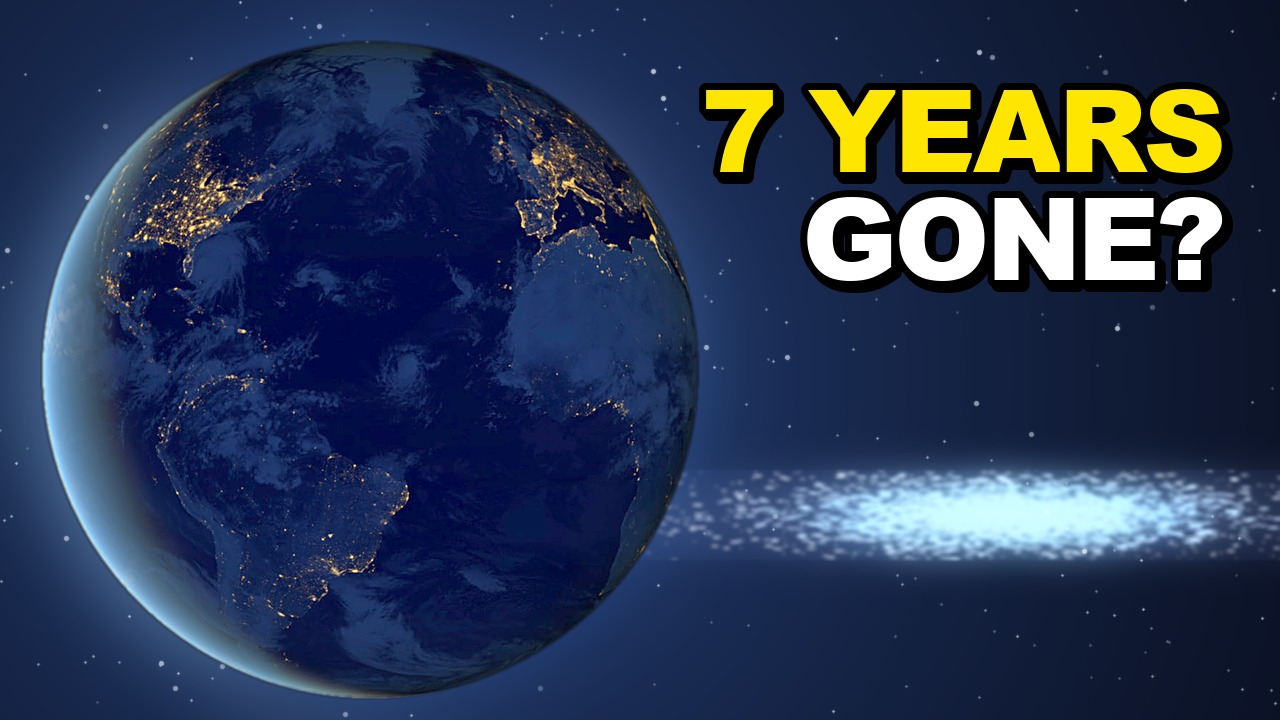
#> input picture 02_Video-Projects/024_What-Happens-If-You-Travel-Near-Light-Speed/08_Thumbnail/abc_v01/light_speed_thumb_A_7-years-gone.jpg, 1280 x 720 px, given in place of _starfield_frame.png, which was not available
$ python _build_light_speed_thumbs_v03.py
#> lines starting #> are read from the running program, lines starting #| are printed output that depends on the picture; after the words box and inside, x2 and y2 are one past the last pixel; in counts of white or black regions, pixels touching at a corner belong together; pictures that were not available may be replaced by others from this repository, and a replacement may not be noted
### 02_Video-Projects/024_What-Happens-If-You-Travel-Near-Light-Speed/08_Thumbnail/_build_light_speed_thumbs_v01.py
#!/usr/bin/env python3
"""024 light-speed long thumbnails A/B/C v01 (J0047; brief THUMB_BRIEF_v01.md, Claude 8 Oct).

A  7 YEARS GONE?   NASA Black Marble night Earth (GSFC_20171208_Archive_e001593) on the left,
                   a blue star streak from the `starfield` graphic on the right.
B  YOU AGE SLOWER  NASA ISS orbital sunrise over Earth's limb (iss071e439624), limb in the lower half.
C  ONE-WAY TRIP    `starfield` graphic (graphics_v03, 26.5 s) dense blue core, slightly left of centre.

Words from the locked script v02. Rules: THUMBNAIL_AND_TITLE_RULES.md §2 / §2.A (no Orbit, subject
>= 1/3 of frame, near-black <= 30%, ~82 px text line on 720, text off the subject and out of the
bottom-right, yellow hook word, Arial Black). Title it sits under: "What Happens If You Travel Near Light Speed?".

  python3 _build_light_speed_thumbs_v01.py
"""
from __future__ import annotations

import json
import random
import subprocess
import sys
from pathlib import Path

import numpy as np
from PIL import Image, ImageChops, ImageDraw, ImageEnhance, ImageFilter, ImageFont

Image.MAX_IMAGE_PIXELS = None
HERE = Path(__file__).resolve().parent
REPO = HERE.parents[2]
EDIT = HERE.parent / "07_Edit-Project"
POOL = EDIT / "nasa_pool_v01" / "024_harvest_v01"
EARTH = POOL / "GSFC_20171208_Archive_e001593.jpg"
LIMB = POOL / "iss071e439624.jpg"
STARFIELD = EDIT / "graphics_v03" / "starfield.mp4"
STARFIELD_T = 26.5
OUT = HERE / "abc_v01"
W, H = 1280, 720
FONT_PATHS = [
    "/System/Library/Fonts/Supplemental/Arial Black.ttf",
    "/Library/Fonts/Arial Black.ttf",
]
YELLOW = (255, 230, 0)
WHITE = (255, 255, 255)
BLACK = (0, 0, 0)
STROKE = 7
CAP_TARGET = 82
TRACK = -4
MIN_GAP = 24

VARIANTS = [
    ("A", "7-years-gone", ["7 YEARS", "GONE?"], "7 YEARS"),
    ("B", "you-age-slower", ["YOU AGE", "SLOWER"], "SLOWER"),
    ("C", "one-way-trip", ["ONE-WAY", "TRIP"], "ONE-WAY"),
]


# [5 lines left out: function font, not called in this run]


def arr(img: Image.Image) -> np.ndarray:
    return np.asarray(img, dtype=np.float32)


def img(a: np.ndarray) -> Image.Image:
    return Image.fromarray(a.clip(0, 255).astype(np.uint8))


def screen(a: np.ndarray, b: np.ndarray) -> np.ndarray:
    return 255 - (255 - a) * (255 - b) / 255


def lift(a: np.ndarray, gamma: float) -> np.ndarray:
    return 255 * (a / 255) ** gamma


def glow_bg(cx: float, cy: float, reach: float, rgb_lo, rgb_hi, seed: int, stars: int = 320) -> np.ndarray:
    yy, xx = np.mgrid[0:H, 0:W].astype(np.float32)
    g = np.clip(1.0 - np.hypot(xx - cx, yy - cy) / reach, 0, 1) ** 1.5
    lo, hi = np.array(rgb_lo, np.float32), np.array(rgb_hi, np.float32)
    base = lo + (hi - lo) * g[..., None]
    rng = random.Random(seed)
    s = Image.new("L", (W, H), 0)
    sd = ImageDraw.Draw(s)
    for _ in range(stars):
        x, y = rng.randrange(W), rng.randrange(H)
        r = 1 if rng.random() < 0.85 else 2
        sd.ellipse((x - r, y - r, x + r, y + r), fill=rng.randint(60, 200))
    s = arr(s.filter(ImageFilter.GaussianBlur(0.6)))[..., None] / 255
    return base * (1 - s) + np.array([230, 238, 255], np.float32) * s


def starfield_frame() -> Image.Image:
    tmp = OUT / "_starfield_frame.png"
    subprocess.run(["ffmpeg", "-v", "error", "-y", "-ss", str(STARFIELD_T), "-i", str(STARFIELD),
                    "-frames:v", "1", str(tmp)], check=True)
    im = Image.open(tmp).convert("RGB")
    tmp.unlink()
    return im


# ---- A: night Earth + star streak -------------------------------------------------
A_D = 660
A_CX, A_CY = 40 + A_D // 2, H // 2 + 10


def variant_a(sf: Image.Image) -> tuple[Image.Image, tuple]:
    src = Image.open(EARTH).convert("RGB")
    box = src.convert("L").point(lambda v: 255 if v > 6 else 0).getbbox()
    side = max(box[2] - box[0], box[3] - box[1])
    cx, cy = (box[0] + box[2]) // 2, (box[1] + box[3]) // 2
    g = src.crop((cx - side // 2, cy - side // 2, cx + side // 2, cy + side // 2)).resize((A_D, A_D), Image.LANCZOS)
    g = img(lift(arr(g), 0.62))
    g = ImageEnhance.Color(g).enhance(1.25)
    g = ImageEnhance.Contrast(g).enhance(1.08).filter(ImageFilter.UnsharpMask(radius=2, percent=60, threshold=2))

    bg = glow_bg(A_CX + 40, A_CY, W * 0.85, (10, 16, 34), (40, 70, 130), seed=241)
    # star streak: the starfield core squeezed into a thin horizontal band, motion-blurred
    core = sf.crop((sf.width // 2 - 360, sf.height // 2 - 220, sf.width // 2 + 360, sf.height // 2 + 220))
    streak = core.resize((900, 90), Image.LANCZOS).filter(ImageFilter.BoxBlur(2))
    streak = img(arr(streak) * 1.4)
    band = np.zeros((H, W, 3), np.float32)
    sx, sy = 560, 470
    band_img = img(band)
    band_img.paste(streak, (sx, sy))
    band = arr(band_img.filter(ImageFilter.GaussianBlur(1.2)))
    band = screen(band, arr(band_img.filter(ImageFilter.GaussianBlur(18))) * 0.9)
    bg = screen(bg, band)

    tmp = Image.new("RGB", (W, H), BLACK)
    mask = Image.new("L", (A_D, A_D), 0)
    ImageDraw.Draw(mask).ellipse((2, 2, A_D - 3, A_D - 3), fill=255)
    mask = mask.filter(ImageFilter.GaussianBlur(1.5))
    tmp.paste(g, (A_CX - A_D // 2, A_CY - A_D // 2), mask)
    planet = Image.new("L", (W, H), 0)
    planet.paste(mask, (A_CX - A_D // 2, A_CY - A_D // 2))
    rim = arr(tmp.filter(ImageFilter.GaussianBlur(40))) * 0.9
    out = img(screen(bg, rim))
    return Image.composite(tmp, out, planet), ("circle", A_CX, A_CY, A_D / 2)


# ---- B: ISS orbital sunrise limb --------------------------------------------------
# [38 lines left out: functions variant_b, variant_c, not called in this run]


# ---- text -------------------------------------------------------------------------
def line_w(draw: ImageDraw.ImageDraw, ln: str, f) -> int:
    return int(sum(draw.textlength(ch, font=f) for ch in ln) + TRACK * (len(ln) - 1) + 2 * STROKE)


# [50 lines left out: functions draw_line, gap_to_subject, layout, place_text, not called in this run]


def near_black(im: Image.Image) -> float:
    return round(float((np.asarray(im.convert("L")) < 26).mean()), 3)


# [35 lines left out: function main, not called in this run]


# [2 lines that do not run on import are left out]

### 02_Video-Projects/024_What-Happens-If-You-Travel-Near-Light-Speed/08_Thumbnail/_build_light_speed_thumbs_v03.py
#!/usr/bin/env python3
"""024 light-speed long thumbnails v03 (J0098; thumb audit 9 Oct, item 2, rule §2.5: every thumb has a main
character). The film is the twin paradox, so each variant now shows a traveller.

A  7 YEARS GONE?   v01's night Earth + streak, with a small Voyager (PIA17049) at the head of the streak.
B  YOU AGE SLOWER  NASA spacewalk photo iss038e020263 (EVA 25, 24 Dec 2013), Earth's clouds behind.
                   No person is named on the thumb or in the listing.
C  ONE-WAY TRIP    NASA's Voyager illustration PIA17049 heading away from a small, distant Sun.

Text, font, tracking and the layout check come from v01. Sources live in the 024 pool
(nasa_pool_v01/024_harvest_v01; PIA17049 copied from the 026 pool).

  python3 _build_light_speed_thumbs_v03.py
"""
from __future__ import annotations

import json
import subprocess
import sys
from pathlib import Path

import numpy as np
from PIL import Image, ImageEnhance, ImageFilter

HERE = Path(__file__).resolve().parent
sys.path.insert(0, str(HERE))
import _build_light_speed_thumbs_v01 as v01  # noqa: E402

W, H = v01.W, v01.H
POOL = v01.POOL
ASTRONAUT = POOL / "iss038e020263.jpg"
VOYAGER = POOL / "PIA17049.jpg"
OUT = HERE / "abc_v03"
v01.OUT = OUT  # starfield_frame() writes its temp frame here


def voyager_layer(scale: float) -> Image.Image:
    """PIA17049 with its own star field dimmed out, so only the craft screens onto a new background."""
    im = Image.open(VOYAGER).convert("RGB")
    a = v01.arr(im)
    l = a.mean(-1)
    big = v01.arr(Image.fromarray(l.astype(np.uint8)).filter(ImageFilter.MaxFilter(9)).filter(ImageFilter.GaussianBlur(6)))
    keep = np.clip((big - 40) / 40, 0, 1)  # craft and booms are wide; lone stars fade out
    keep = v01.arr(Image.fromarray((keep * 255).astype(np.uint8)).filter(ImageFilter.MaxFilter(5))) / 255
    out = v01.img(a * keep[..., None])
    return out.resize((int(im.width * scale), int(im.height * scale)), Image.LANCZOS)


def craft_box(layer: Image.Image) -> tuple[int, int, int, int]:
    return Image.fromarray((v01.arr(layer).mean(-1) > 30).astype(np.uint8) * 255).getbbox()


# [7 lines left out: function sun_glow, not called in this run]


# ---- A: v01 night Earth + streak, small craft at the streak's head ---------------------
A_CRAFT_AT = (1105, 492)  # centre of the craft in thumb px; the streak's bright core sits behind it at ~1010


def variant_a(sf: Image.Image):
    base, subj = v01.variant_a(sf)
    layer = voyager_layer(0.30)
    bx = craft_box(layer)
    craft = layer.crop(bx)
    canvas = Image.new("RGB", (W, H), (0, 0, 0))
    x0 = A_CRAFT_AT[0] - craft.width // 2
    y0 = A_CRAFT_AT[1] - craft.height // 2
    canvas.paste(craft, (x0, y0))
    lit = v01.arr(canvas) * 1.3
    glow = v01.arr(canvas.filter(ImageFilter.GaussianBlur(10))) * 0.8
    out = v01.img(v01.screen(v01.screen(v01.arr(base), glow), lit))
    return out, subj, {"craft_box": [x0, y0, x0 + craft.width, y0 + craft.height]}


# ---- B: spacewalker with Earth behind --------------------------------------------------
B_CROP_Y0 = 0
TEXT_SHADE = (1010, 120, 430)  # centre x, y and reach of the soft darkening behind the words


def variant_b():
    src = Image.open(ASTRONAUT).convert("RGB")
    ch = src.width * 9 // 16
    im = src.crop((0, B_CROP_Y0, src.width, B_CROP_Y0 + ch)).resize((W, H), Image.LANCZOS)
    a = v01.arr(im)
    yy, xx = np.mgrid[0:H, 0:W].astype(np.float32)
    cx, cy, reach = TEXT_SHADE
    shade = np.clip(1 - np.hypot((xx - cx) / 1.4, yy - cy) / reach, 0, 1) ** 1.2
    a = a * (1 - 0.42 * shade[..., None])
    out = ImageEnhance.Contrast(v01.img(a)).enhance(1.05)
    out = ImageEnhance.Color(out).enhance(1.08).filter(ImageFilter.UnsharpMask(radius=2, percent=50, threshold=2))
    # helmet and visor (the face) in thumb px, measured on the source: centre ~(1758, 1544), radius ~860
    k = W / src.width
    return out, ("circle", 1758 * k, (1544 - B_CROP_Y0) * k, 860 * k)


# ---- C: Voyager leaving a small, distant Sun ------------------------------------------
C_SCALE = 1.0
C_SHIFT = (-170, 20)  # move the craft left so the words sit clear on the right
C_SUN = (120, 590, 9, 46)  # cx, cy, core radius, glow reach


# [13 lines left out: function variant_c, not called in this run]


def main() -> int:
    OUT.mkdir(parents=True, exist_ok=True)
    sf = v01.starfield_frame()
#> in starfield_frame, im is the input picture: PIL image 1280x720 RGB; mean R, G, B 40.9, 55.1, 84.1
    a_img, a_subj, a_extra = variant_a(sf)
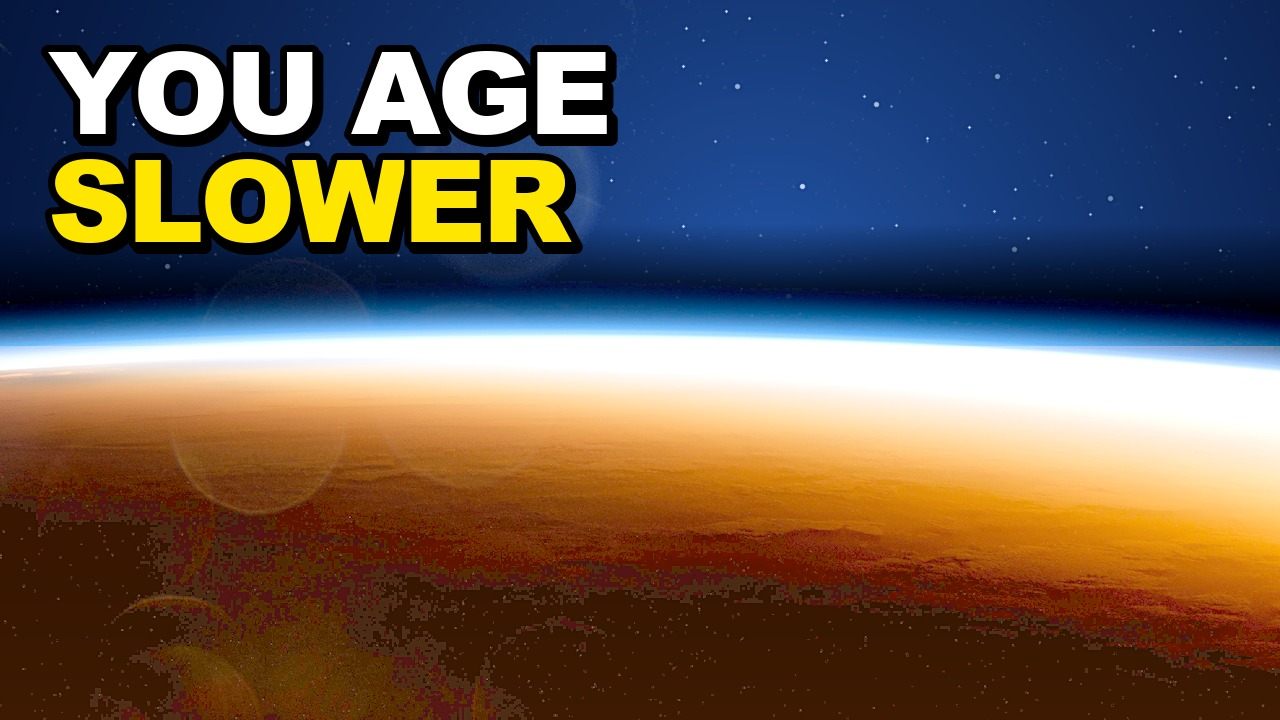
#> input picture 02_Video-Projects/024_What-Happens-If-You-Travel-Near-Light-Speed/08_Thumbnail/abc_v01/light_speed_thumb_B_you-age-slower.jpg, 1280 x 720 px, given in place of GSFC_20171208_Archive_e001593.jpg, which was not available
#> in variant_a, src is the input picture: PIL image 1280x720 RGB; mean R, G, B 100.8, 89, 82.3
#> in variant_a, `box = src.convert("L").point(lambda v: 255 if v > 6 else 0).getbbox()`: box = (0, 0, 1280, 720)
#> in variant_a, `side = max(box[2] - box[0], box[3] - box[1])`: side = 1280
#> in variant_a, `cx, cy = (box[0] + box[2]) // 2, (box[1] + box[3]) // 2`: cx = 640; cy = 360
#> in glow_bg, `s = Image.new("L", (W, H), 0)`: s: PIL image 1280x720 L; every value is 0
#> in variant_a, `band_img = img(band)`: band_img: PIL image 1280x720 RGB; every value is 0
#> in variant_a, `band_img = img(band)`: band: shape (720, 1280, 3) float32; every value is 0
#> in variant_a, `mask = Image.new("L", (A_D, A_D), 0)`: mask: PIL image 660x660 L; every value is 0
#> in variant_a, `ImageDraw.Draw(mask).ellipse((2, 2, A_D - 3, A_D - 3), fill=255)`:
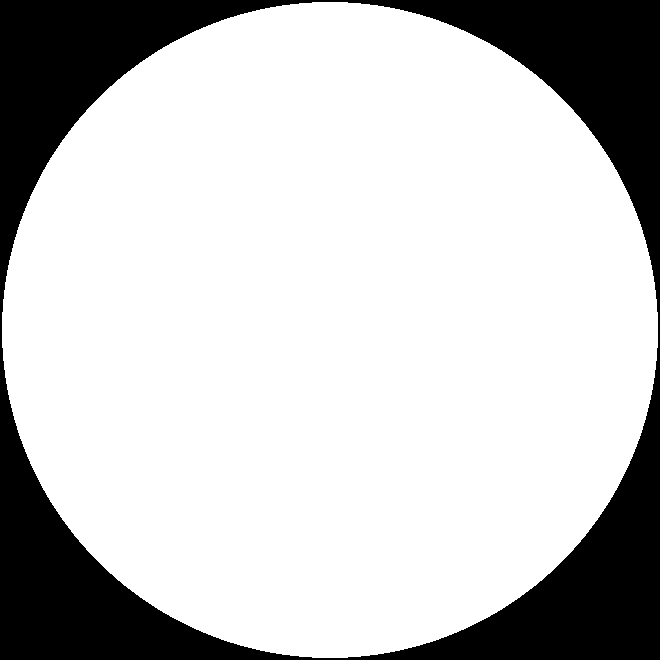
#> mask: PIL image 660x660 L; 77.6% white; 1 black region, box (x1, y1, x2, y2) and area: (0, 0, 660, 660) 97712
#> in variant_a, `base, subj = v01.variant_a(sf)`:
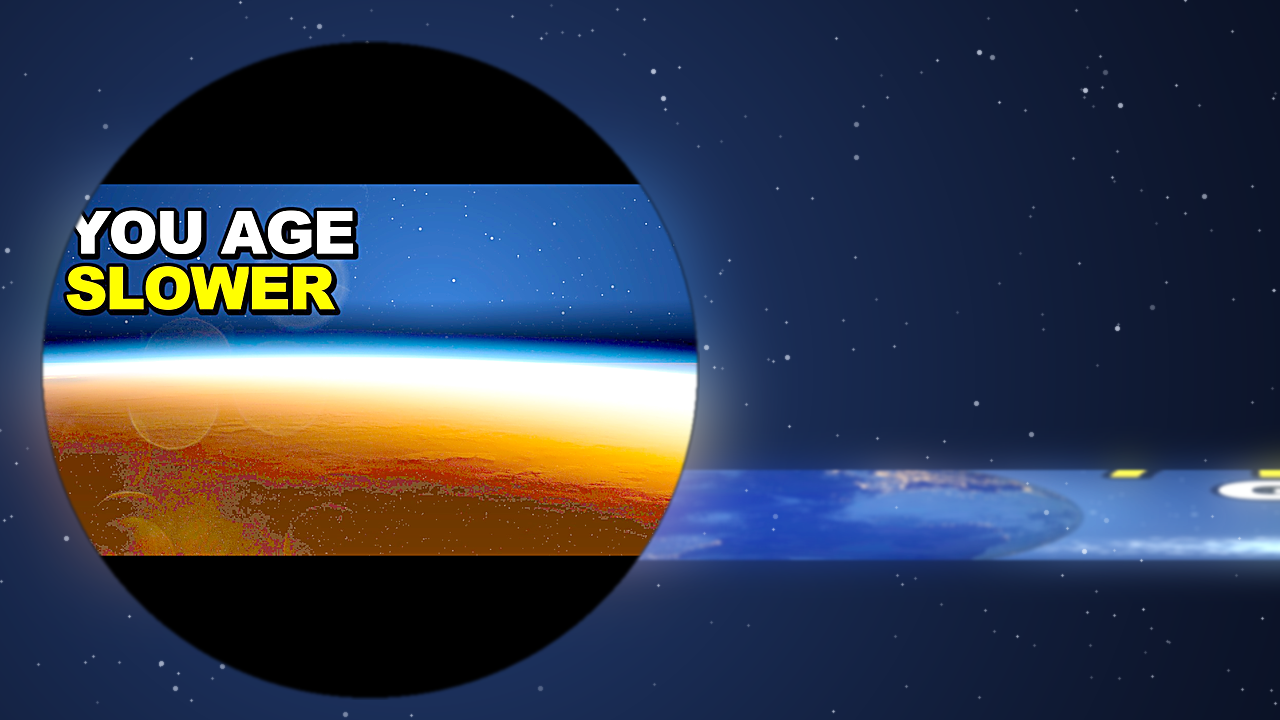
#> base: PIL image 1280x720 RGB; mean R, G, B 51, 60, 80.2
#> in variant_a, `base, subj = v01.variant_a(sf)`: subj = ('circle', 370, 370, 330)
#> in img (call 5), `return Image.fromarray(a.clip(0, 255).astype(np.uint8))`:
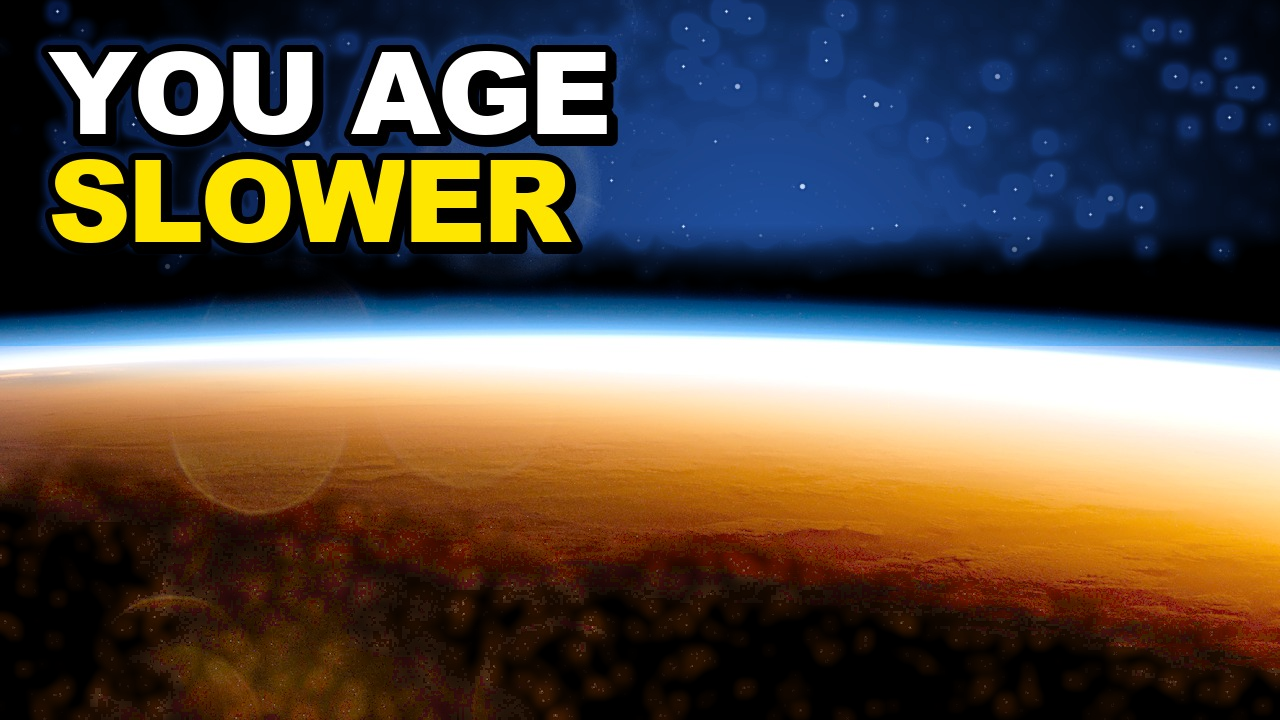
#> returned value: PIL image 1280x720 RGB; mean R, G, B 90.3, 80.6, 71.1
#> in variant_a, `bx = craft_box(layer)`: bx = (0, 0, 384, 216)
#> in variant_a, `glow = v01.arr(canvas.filter(ImageFilter.GaussianBlur(10))) * 0.8`:
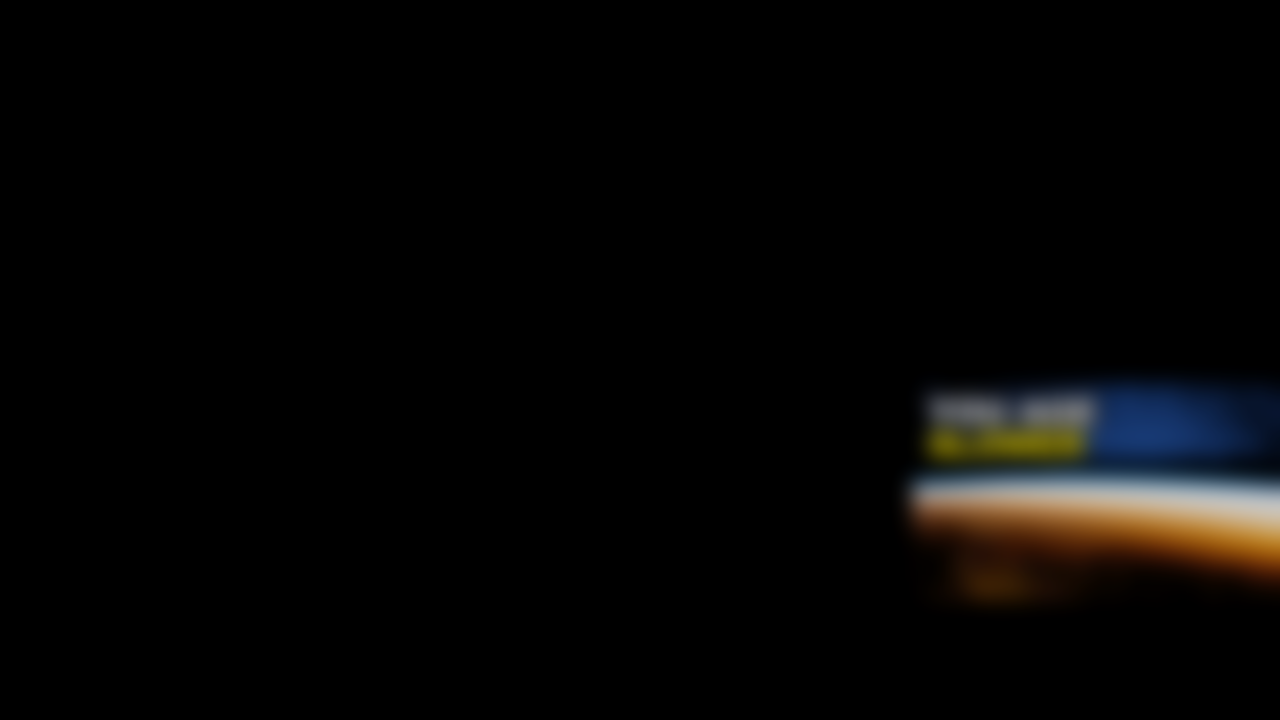
#> glow: shape (720, 1280, 3) float32; mean R, G, B 6.2, 5.5, 4.9
#> a_subj = ('circle', 370, 370, 330); a_extra = {'craft_box': [913, 384, 1297, 600]}
    b_img, b_subj = variant_b()
    c_img, c_subj, c_extra = variant_c()
    builds = {
        "A": (a_img, a_subj, {"x_right": W - 40, "x_left": None, "y_top": 90}, a_extra,
              "NASA GSFC Black Marble (GSFC_20171208_Archive_e001593) + starfield graphic (graphics_v03, 26.5 s) "
              "+ NASA/JPL-Caltech Voyager illustration (PIA17049)"),
        "B": (b_img, b_subj, {"x_right": W - 34, "x_left": None, "y_top": 34}, {},
              "NASA spacewalk photo (iss038e020263, EVA 25, 24 Dec 2013)"),
        "C": (c_img, c_subj, {"x_right": W - 36, "x_left": None, "y_top": 46}, c_extra,
              "NASA/JPL-Caltech Voyager illustration (PIA17049) + code-drawn distant Sun and star field"),
    }
    meta = {"version": "v03", "job": "J0098", "brief": "audits/THUMB_AUDIT_2026-10-09/AUDIT.md item 2",
            "rules": "THUMBNAIL_AND_TITLE_RULES.md §2.5 (main character) and §2.8 (week-to-week look)",
            "title": "What Happens If You Travel Near Light Speed?", "variants": []}
    paths = []
    for key, slug, lines, hook in v01.VARIANTS:
        base, subj, pos, extra, source = builds[key]
        im = base.copy()
        info = v01.place_text(im, lines, hook, subj, **pos)
        p = OUT / f"light_speed_thumb_{key}_{slug}.jpg"
        im.save(p, quality=94, optimize=True, subsampling=0)
        paths.append(p)
        meta["variants"].append({"key": key, "text": " ".join(lines), "yellow": hook, "file": p.name,
                                 "source": source, "near_black": v01.near_black(im), **info, **extra})
    sheet = OUT / "light_speed_thumbs_v03_small_size_check.jpg"
    subprocess.run([sys.executable, str(v01.REPO / "00_Brand/Channel-Setup/tools/thumb_preview.py"),
                    "long", *map(str, paths), "--out", str(sheet)], check=True)
    (OUT / "META.json").write_text(json.dumps(meta, indent=2, ensure_ascii=False) + "\n")
    print(json.dumps(meta, indent=2, ensure_ascii=False))
    bad = [v["key"] for v in meta["variants"] if v["near_black"] > 0.30]
    if bad:
        print(f"near-black over 30%: {bad}", file=sys.stderr)
        return 1
    return 0


if __name__ == "__main__":
#> (the run stopped early here; a loop or call above may not have finished)
